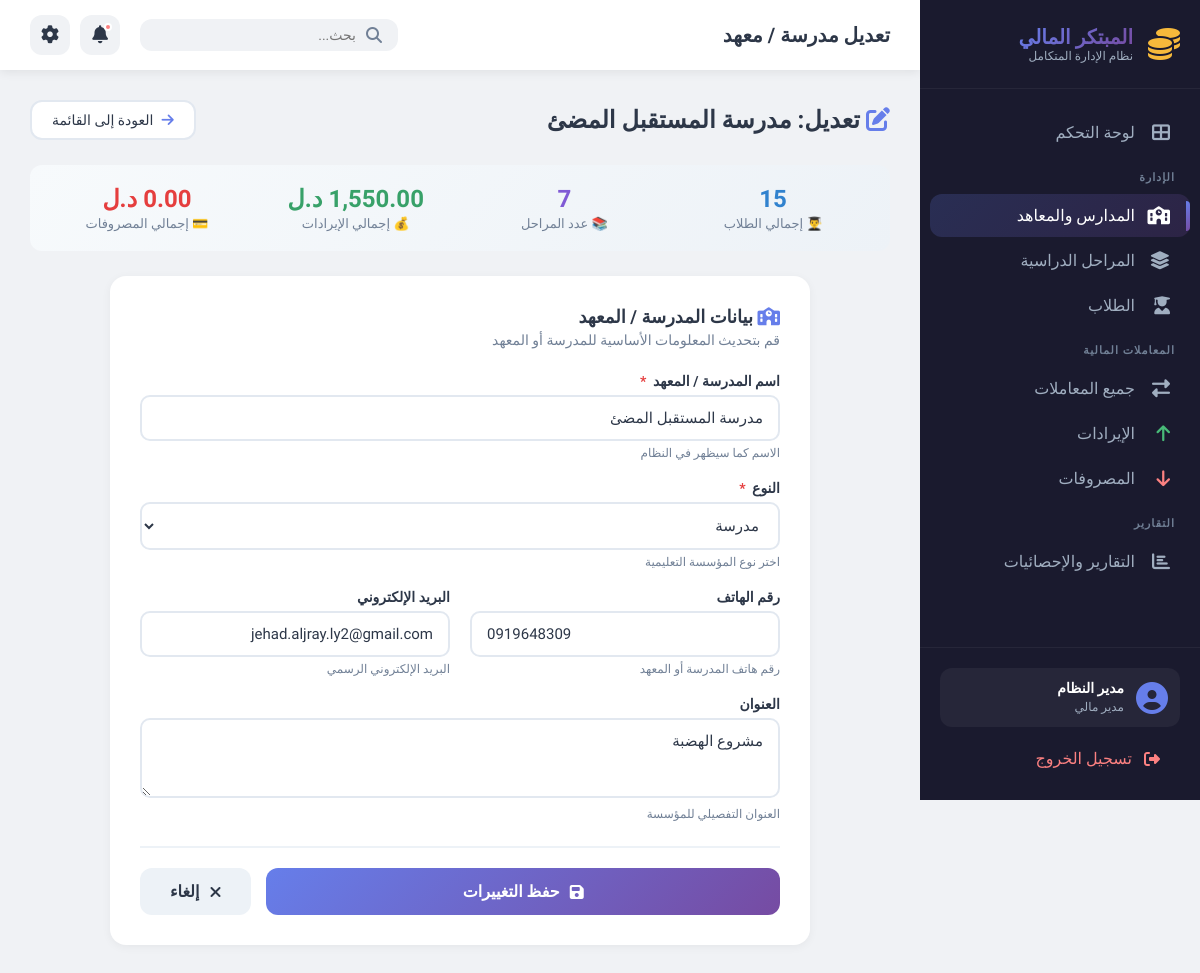
Page /modules/schools/edit.php?id=3 on the committed database.
### tables this page shows
CREATE TABLE `schools` (
  `id` int(11) NOT NULL,
  `name` varchar(100) NOT NULL,
  `type` enum('school','institute') NOT NULL,
  `address` text DEFAULT NULL,
  `phone` varchar(20) DEFAULT NULL,
  `email` varchar(100) DEFAULT NULL,
  `created_at` timestamp NOT NULL DEFAULT current_timestamp()
);

### includes/functions.php (called while the page is built, shortened)
<?php
function formatLibyanCurrency($amount) {
    $amount = floatval($amount);
    return number_format($amount, 2, '.', ',') . ' د.ل';
}
function getSchoolStats($school_id) {
    global $pdo;
    $stmt = $pdo->prepare("SELECT COUNT(*) FROM students WHERE school_id = ?");
    $stmt->execute([$school_id]);
    $total_students = (int)$stmt->fetchColumn();
    $stmt = $pdo->prepare("SELECT COUNT(*) FROM stages WHERE school_id = ?");
    $stmt->execute([$school_id]);
    $total_stages = (int)$stmt->fetchColumn();
    $stmt = $pdo->prepare("
        SELECT COALESCE(SUM(t.amount), 0)
        FROM transactions t
        JOIN students s ON t.student_id = s.id
        WHERE s.school_id = ?
        AND t.type = 'income'
        AND t.status = 'paid'
    ");
    $stmt->execute([$school_id]);
    $total_income = (float)$stmt->fetchColumn();
    $stmt = $pdo->prepare("
        SELECT COALESCE(SUM(t.amount), 0)
        FROM transactions t
        JOIN students s ON t.student_id = s.id
        WHERE s.school_id = ?
        AND t.type = 'expense'
        AND t.status = 'paid'
    ");
    $stmt->execute([$school_id]);
    $total_expenses = (float)$stmt->fetchColumn();
    return [
        'total_students' => $total_students,
        'total_stages' => $total_stages,
        'total_income' => $total_income,
        'total_expenses' => $total_expenses
    ];
}
?>

### modules/schools/edit.php (the view, shortened to what this page needs)
<?php
require_once '../../config/database.php';
require_once '../../includes/functions.php';
$id = (int)$_GET['id'];
$stmt = $pdo->prepare("SELECT * FROM schools WHERE id = ?");
$stmt->execute([$id]);
$school = $stmt->fetch();
$stats = getSchoolStats($id);
?>
<!DOCTYPE html>
<html lang="ar" dir="rtl">
<head>
    <link rel="stylesheet" href="../../assets/css/dashboard.css">
    <link rel="stylesheet" href="https://cdnjs.cloudflare.com/ajax/libs/font-awesome/6.5.0/css/all.min.css">
</head>
<body>
    <div class="dashboard-wrapper">
        <aside class="sidebar">
            <div class="sidebar-header">
                <div class="logo-container">
                    <i class="fas fa-coins logo-icon"></i>
                    <div class="logo-text">
                        <h2>المبتكر المالي</h2>
                        <span>نظام الإدارة المتكامل</span>
                    </div>
                </div>
            </div>
            <nav class="sidebar-nav">
                <ul>
                    <li class="nav-item">
                        <a href="../../index.php">
                            <i class="fas fa-th-large"></i>
                            <span>لوحة التحكم</span>
                        </a>
                    </li>
                    <li class="nav-section">الإدارة</li>
                    <li class="nav-item active">
                        <a href="index.php">
                            <i class="fas fa-school"></i>
                            <span>المدارس والمعاهد</span>
                        </a>
                    </li>
                    <li class="nav-item">
                        <a href="../stages/index.php">
                            <i class="fas fa-layer-group"></i>
                            <span>المراحل الدراسية</span>
                        </a>
                    </li>
                    <li class="nav-item">
                        <a href="../students/index.php">
                            <i class="fas fa-user-graduate"></i>
                            <span>الطلاب</span>
                        </a>
                    </li>
                    <li class="nav-section">المعاملات المالية</li>
                    <li class="nav-item">
                        <a href="../transactions/index.php">
                            <i class="fas fa-exchange-alt"></i>
                            <span>جميع المعاملات</span>
                        </a>
                    </li>
                    <li class="nav-item">
                        <a href="../transactions/income.php">
                            <i class="fas fa-arrow-up text-success"></i>
                            <span>الإيرادات</span>
                        </a>
                    </li>
                    <li class="nav-item">
                        <a href="../transactions/expense.php">
                            <i class="fas fa-arrow-down text-danger"></i>
                            <span>المصروفات</span>
                        </a>
                    </li>
                    <li class="nav-section">التقارير</li>
                    <li class="nav-item">
                        <a href="../reports/index.php">
                            <i class="fas fa-chart-bar"></i>
                            <span>التقارير والإحصائيات</span>
                        </a>
                    </li>
                </ul>
            </nav>
            <div class="sidebar-footer">
                <div class="user-info">
                    <i class="fas fa-user-circle"></i>
                    <div>
                        <span class="user-name">مدير النظام</span>
                        <span class="user-role">مدير مالي</span>
                    </div>
                </div>
                <a href="#" class="logout-btn">
                    <i class="fas fa-sign-out-alt"></i>
                    <span>تسجيل الخروج</span>
                </a>
            </div>
        </aside>
        <main class="main-content">
            <header class="top-header">
                <div class="header-left">
                    <h1>تعديل مدرسة / معهد</h1>
                </div>
                <div class="header-right">
                    <div class="search-box">
                        <i class="fas fa-search"></i>
                        <input type="text" placeholder="بحث..." id="searchInput">
                    </div>
                    <div class="header-actions">
                        <button class="icon-btn" title="الإشعارات">
                            <i class="fas fa-bell"></i>
                            <span class="notification-dot"></span>
                        </button>
                        <button class="icon-btn" title="الإعدادات">
                            <i class="fas fa-cog"></i>
                        </button>
                    </div>
                </div>
            </header>
            <div class="content-area">
                <div class="page-header">
                    <h2>
                        <i class="fas fa-edit" style="color: #667eea;"></i>
                        تعديل: <?php echo htmlspecialchars($school['name']); ?>
                    </h2>
                    <div class="header-actions">
                        <a href="index.php" class="btn-back">
                            <i class="fas fa-arrow-right"></i>
                            العودة إلى القائمة
                        </a>
                    </div>
                </div>
                <div class="school-info-card">
                    <div class="info-item">
                        <span class="number students"><?php echo $stats['total_students'] ?? 0; ?></span>
                        <span class="label">👨‍🎓 إجمالي الطلاب</span>
                    </div>
                    <div class="info-item">
                        <span class="number stages"><?php echo $stats['total_stages'] ?? 0; ?></span>
                        <span class="label">📚 عدد المراحل</span>
                    </div>
                    <div class="info-item">
                        <span class="number income"><?php echo formatLibyanCurrency($stats['total_income'] ?? 0); ?></span>
                        <span class="label">💰 إجمالي الإيرادات</span>
                    </div>
                    <div class="info-item">
                        <span class="number" style="color: #e53e3e;"><?php echo formatLibyanCurrency($stats['total_expenses'] ?? 0); ?></span>
                        <span class="label">💳 إجمالي المصروفات</span>
                    </div>
                </div>
                <div class="form-container">
                    <div class="form-title">
                        <i class="fas fa-school" style="color: #667eea;"></i>
                        بيانات المدرسة / المعهد
                    </div>
                    <div class="form-subtitle">
                        قم بتحديث المعلومات الأساسية للمدرسة أو المعهد
                    </div>
                    <form method="POST" id="editSchoolForm" onsubmit="return validateForm()">
                        <div class="form-group">
                            <label for="name">
                                اسم المدرسة / المعهد
                                <span class="required">*</span>
                            </label>
                            <input type="text" id="name" name="name"
                                   value="<?php echo htmlspecialchars($school['name']); ?>"
                                   placeholder="أدخل اسم المدرسة أو المعهد" required>
                            <div class="help-text">الاسم كما سيظهر في النظام</div>
                        </div>
                        <div class="form-group">
                            <label for="type">
                                النوع
                                <span class="required">*</span>
                            </label>
                            <select id="type" name="type" required>
                                <option value="school" <?php echo $school['type'] == 'school' ? 'selected' : ''; ?>>مدرسة</option>
                            </select>
                            <div class="help-text">اختر نوع المؤسسة التعليمية</div>
                        </div>
                        <div class="form-row">
                            <div class="form-group">
                                <label for="phone">رقم الهاتف</label>
                                <input type="tel" id="phone" name="phone"
                                       value="<?php echo htmlspecialchars($school['phone']); ?>"
                                       placeholder="مثال: 0912345678">
                                <div class="help-text">رقم هاتف المدرسة أو المعهد</div>
                            </div>
                            <div class="form-group">
                                <label for="email">البريد الإلكتروني</label>
                                <input type="email" id="email" name="email"
                                       value="<?php echo htmlspecialchars($school['email']); ?>"
                                       placeholder="example@school.edu">
                                <div class="help-text">البريد الإلكتروني الرسمي</div>
                            </div>
                        </div>
                        <div class="form-group">
                            <label for="address">العنوان</label>
                            <textarea id="address" name="address"
                                      placeholder="أدخل العنوان الكامل للمدرسة أو المعهد"><?php echo htmlspecialchars($school['address']); ?></textarea>
                            <div class="help-text">العنوان التفصيلي للمؤسسة</div>
                        </div>
                        <div class="form-actions">
                            <button type="submit" class="btn-submit" id="submitBtn">
                                <i class="fas fa-save"></i>
                                حفظ التغييرات
                            </button>
                            <a href="index.php" class="btn-cancel">
                                <i class="fas fa-times"></i>
                                إلغاء
                            </a>
                        </div>
                    </form>
                </div>
            </div>
        </main>
    </div>
</body>
</html>

### assets/css/dashboard.css (style rules this page uses)
:root { --sidebar-width: 280px; --sidebar-bg: #1a1a2e; --sidebar-hover: #16213e; --primary: #667eea; --primary-dark: #5a67d8; --secondary: #764ba2; --success: #48bb78; --danger: #fc8181; --warning: #f6ad55; --gold: #f6b93b; --bg-main: #f0f2f5; --text-primary: #2d3748; --text-secondary: #718096; --shadow: 0 2px 10px rgba(0, 0, 0, 0.08); --shadow-hover: 0 10px 30px rgba(0, 0, 0, 0.12); --radius: 16px; --transition: all 0.3s cubic-bezier(0.4, 0, 0.2, 1); }
* { margin: 0; padding: 0; box-sizing: border-box; }
body { font-family: 'Tajawal', sans-serif; background: var(--bg-main); color: var(--text-primary); overflow-x: hidden; }
.dashboard-wrapper { display: flex; min-height: 100vh; }
.sidebar { width: var(--sidebar-width); background: var(--sidebar-bg); color: #fff; position: fixed; top: 0; right: 0; height: 100vh; overflow-y: auto; z-index: 1000; transition: var(--transition); display: flex; flex-direction: column; }
.sidebar-header { padding: 25px 20px; border-bottom: 1px solid rgba(255, 255, 255, 0.05); }
.logo-container { display: flex; align-items: center; gap: 15px; }
.logo-icon { font-size: 32px; color: var(--gold); animation: pulse 2s infinite; }
.logo-text h2 { font-size: 20px; font-weight: 800; background: linear-gradient(135deg, #667eea, #764ba2); -webkit-background-clip: text; -webkit-text-fill-color: transparent; background-clip: text; }
.logo-text span { font-size: 12px; color: #a0aec0; display: block; -webkit-text-fill-color: #a0aec0; }
.sidebar-nav { flex: 1; padding: 20px 0; }
.sidebar-nav ul { list-style: none; }
.nav-section { padding: 15px 25px 8px; font-size: 11px; color: #718096; text-transform: uppercase; letter-spacing: 1px; font-weight: 700; }
.nav-item { margin: 2px 10px; }
.nav-item a { display: flex; align-items: center; gap: 15px; padding: 12px 20px; color: #a0aec0; text-decoration: none; border-radius: 12px; transition: var(--transition); position: relative; }
.nav-item.active a { background: linear-gradient(135deg, rgba(102, 126, 234, 0.2), rgba(118, 75, 162, 0.2)); color: #fff; }
.nav-item.active a::before { content: ''; position: absolute; right: 0; top: 50%; transform: translateY(-50%); width: 4px; height: 30px; background: linear-gradient(135deg, var(--primary), var(--secondary)); border-radius: 0 4px 4px 0; }
.nav-item a i { width: 20px; font-size: 18px; }
.nav-item a span:not(.badge) { flex: 1; }
.text-success { color: var(--success) !important; }
.text-danger { color: var(--danger) !important; }
.sidebar-footer { padding: 20px; border-top: 1px solid rgba(255, 255, 255, 0.05); }
.user-info { display: flex; align-items: center; gap: 12px; padding: 12px; border-radius: 12px; background: rgba(255, 255, 255, 0.05); margin-bottom: 10px; }
.user-info i { font-size: 32px; color: var(--primary); }
.user-name { display: block; font-weight: 600; font-size: 14px; }
.user-role { font-size: 12px; color: #a0aec0; }
.logout-btn { display: flex; align-items: center; gap: 12px; padding: 12px 20px; color: #fc8181; text-decoration: none; border-radius: 12px; transition: var(--transition); }
.main-content { flex: 1; margin-right: var(--sidebar-width); min-height: 100vh; }
.top-header { background: #fff; padding: 15px 30px; display: flex; justify-content: space-between; align-items: center; box-shadow: var(--shadow); position: sticky; top: 0; z-index: 999; }
.header-left { display: flex; align-items: center; gap: 20px; }
.header-left h1 { font-size: 20px; font-weight: 700; }
.header-right { display: flex; align-items: center; gap: 20px; }
.search-box { display: flex; align-items: center; background: var(--bg-main); border-radius: 12px; padding: 8px 16px; gap: 10px; }
.search-box i { color: var(--text-secondary); }
.search-box input { border: none; background: none; outline: none; font-family: 'Tajawal', sans-serif; font-size: 14px; width: 200px; }
.header-actions { display: flex; gap: 10px; }
.icon-btn { width: 40px; height: 40px; border: none; border-radius: 12px; background: var(--bg-main); color: var(--text-primary); font-size: 18px; cursor: pointer; transition: var(--transition); position: relative; }
.notification-dot { position: absolute; top: 8px; right: 8px; width: 8px; height: 8px; background: var(--danger); border-radius: 50%; border: 2px solid #fff; }
.content-area { padding: 30px; }

### rows in the picture
schools: name "مدرسة المستقبل المضئ", type "مدرسة", phone "0919648309", email "jehad.aljray.ly2@gmail.com", address "مشروع الهضبة"

### other values in the picture
$stats['total_students'] "15"
$stats['total_stages'] "7"
formatLibyanCurrency($stats['total_income'] ?? 0) "1,550.00 د.ل"
formatLibyanCurrency($stats['total_expenses'] ?? 0) "0.00 د.ل"
